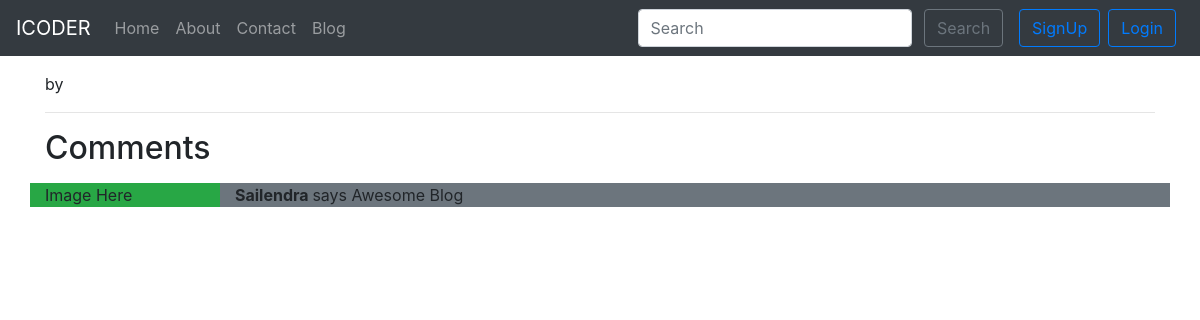
The page /blog/thi-pos-3 on the database as committed earlier.
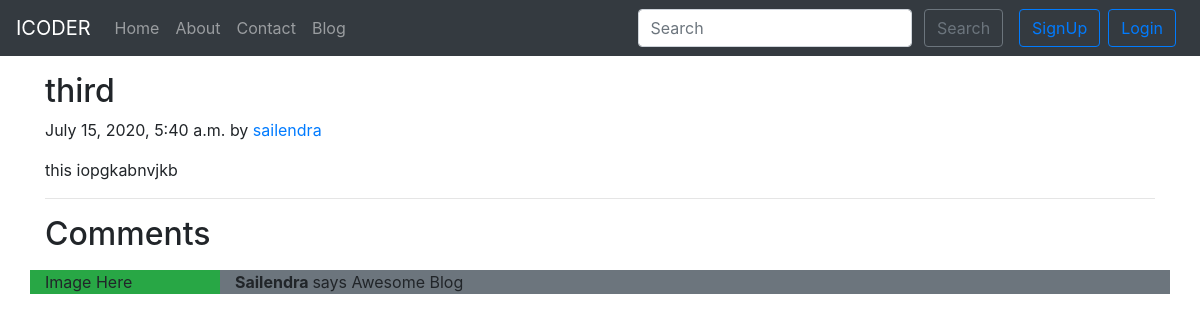
The same page on the database as committed later.
### blog/models.py (models this page shows, shortened)
class Post(models.Model):
    sno = models.AutoField(primary_key=True)
    title = models.CharField(max_length=80)
    author = models.CharField(max_length=20)
    slug = models.CharField(max_length=120)
    content = models.TextField()
    timeStamp = models.DateTimeField(blank=True)

### blog/views.py (the view)
# urls.py: path('<str:slug>', views.blogPost, name='blogPost'),
def blogPost(request, slug):
    post = Post.objects.filter(slug=slug).first()
    context = {'post': post}
    return render(request, 'blog/blogPost.html', context)

### templates/blog/blogPost.html (shortened to what this page needs)
{% extends 'base.html' %}
{% block body %}
<div class="container my-3">
  <div class="blog-post">
    <h2 class="blog-post-title">{{post.title}}</h2>
    <p class="blog-post-meta">{{post.timeStamp}} by <a href="/about">{{post.author}}</a></p>
    <p>{{post.content}}</p>
    <hr>
  </div>
</div>
<div class="container">
  <h2>Comments</h2>
  <div class="row my-3">
    <div class="col-md-2 bg-success ">Image Here</div>
    <div class="col-md-10 bg-secondary"><b>Sailendra </b> says Awesome Blog</div>
  </div>
</div>
{% endblock body %}

Rows that differ between the two databases and show on the page:
added Post: title "third", timeStamp "July 15, 2020, 5:40 a.m.", author "sailendra", content "this iopgkabnvjkb"
